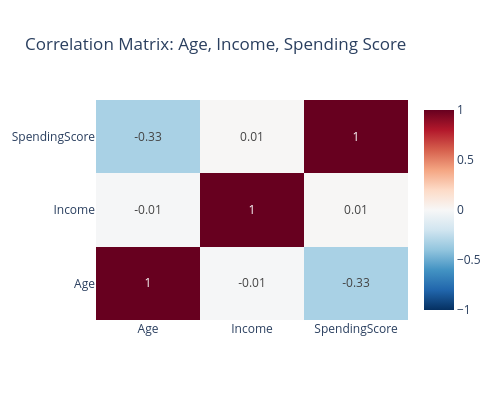

The notebook cell saved with this chart:
### Markdown cell above
The box plots confirm that **income distributions are nearly identical** between genders (similar medians around $60k, similar IQRs). 

### 3.2.5 Heatmap: Correlation Matrix

Finally, we compute the Pearson correlation matrix for the three numeric variables and visualize it as an annotated heatmap. This confirms relationships we have already glimpsed in the other charts.

### Code cell
# Heatmap: Correlation Matrix
corr_cols = ["Age", "Income", "SpendingScore"]
corr_matrix = df[corr_cols].corr()

fig_heat = go.Figure(data=go.Heatmap(
    z=corr_matrix.values,
    x=corr_cols,
    y=corr_cols,
    text=np.round(corr_matrix.values, 2),
    texttemplate="%{text}",
    colorscale="RdBu_r",
    zmin=-1, zmax=1,
))
fig_heat.update_layout(
    title="Correlation Matrix: Age, Income, Spending Score",
    template="plotly_white",
    height=400,
    width=500,
)
fig_heat.show()

### Figure 1 — Plotly figure (JSON) as saved in the notebook; plotly's stock layout.template omitted (floating-point values rounded to 4 significant figures)
{"data": [{"colorscale": [[0, "rgb(5,48,97)"], [0.1, "rgb(33,102,172)"], [0.2, "rgb(67,147,195)"], [0.3, "rgb(146,197,222)"], [0.4, "rgb(209,229,240)"], [0.5, "rgb(247,247,247)"], [0.6, "rgb(253,219,199)"], [0.7, "rgb(244,165,130)"], [0.8, "rgb(214,96,77)"], [0.9, "rgb(178,24,43)"], [1, "rgb(103,0,31)"]], "text": [[1.0, -0.01, -0.33], [-0.01, 1.0, 0.01], [-0.33, 0.01, 1.0]], "texttemplate": "%{text}", "type": "heatmap", "x": ["Age", "Income", "SpendingScore"], "y": ["Age", "Income", "SpendingScore"], "z": [[1.0, -0.0124, -0.3272], [-0.0124, 1.0, 0.009903], [-0.3272, 0.009903, 1.0]], "zmax": 1, "zmin": -1}], "layout": {"height": 400, "title": {"text": "Correlation Matrix: Age, Income, Spending Score"}, "width": 500}}
